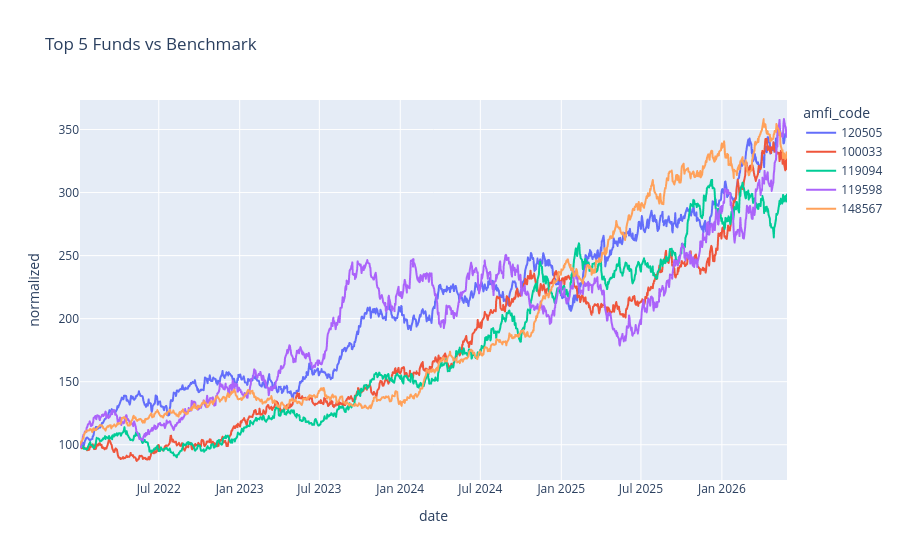

Notebook source saved alongside this figure:
### Code cell
fig = px.line(
    comparison,
    x='date',
    y='normalized',
    color='amfi_code',
    title='Top 5 Funds vs Benchmark'
)

fig.show()

fig.write_image("benchmark_comparison.png")

### Figure 1 — Plotly figure (JSON) as saved in the notebook; plotly's stock layout.template omitted (floating-point values rounded to 4 significant figures; data arrays with more than 128 entries replaced by an {"elided": "..."} marker saying what was removed)
{"data": [{"hovertemplate": "amfi_code=120505<br>date=%{x}<br>normalized=%{y}<extra></extra>", "legendgroup": "120505", "line": {"color": "#636efa", "dash": "solid"}, "marker": {"symbol": "circle"}, "mode": "lines", "name": "120505", "showlegend": true, "type": "scattergl", "x": {"elided": "1150 str values"}, "xaxis": "x", "y": {"elided": "1150 float values"}, "yaxis": "y"}, {"hovertemplate": "amfi_code=100033<br>date=%{x}<br>normalized=%{y}<extra></extra>", "legendgroup": "100033", "line": {"color": "#EF553B", "dash": "solid"}, "marker": {"symbol": "circle"}, "mode": "lines", "name": "100033", "showlegend": true, "type": "scattergl", "x": {"elided": "1150 str values"}, "xaxis": "x", "y": {"elided": "1150 float values"}, "yaxis": "y"}, {"hovertemplate": "amfi_code=119094<br>date=%{x}<br>normalized=%{y}<extra></extra>", "legendgroup": "119094", "line": {"color": "#00cc96", "dash": "solid"}, "marker": {"symbol": "circle"}, "mode": "lines", "name": "119094", "showlegend": true, "type": "scattergl", "x": {"elided": "1150 str values"}, "xaxis": "x", "y": {"elided": "1150 float values"}, "yaxis": "y"}, {"hovertemplate": "amfi_code=119598<br>date=%{x}<br>normalized=%{y}<extra></extra>", "legendgroup": "119598", "line": {"color": "#ab63fa", "dash": "solid"}, "marker": {"symbol": "circle"}, "mode": "lines", "name": "119598", "showlegend": true, "type": "scattergl", "x": {"elided": "1150 str values"}, "xaxis": "x", "y": {"elided": "1150 float values"}, "yaxis": "y"}, {"hovertemplate": "amfi_code=148567<br>date=%{x}<br>normalized=%{y}<extra></extra>", "legendgroup": "148567", "line": {"color": "#FFA15A", "dash": "solid"}, "marker": {"symbol": "circle"}, "mode": "lines", "name": "148567", "showlegend": true, "type": "scattergl", "x": {"elided": "1150 str values"}, "xaxis": "x", "y": {"elided": "1150 float values"}, "yaxis": "y"}], "layout": {"legend": {"title": {"text": "amfi_code"}, "tracegroupgap": 0}, "title": {"text": "Top 5 Funds vs Benchmark"}, "xaxis": {"anchor": "y", "domain": [0, 1], "title": {"text": "date"}}, "yaxis": {"anchor": "x", "domain": [0, 1], "title": {"text": "normalized"}}}}
